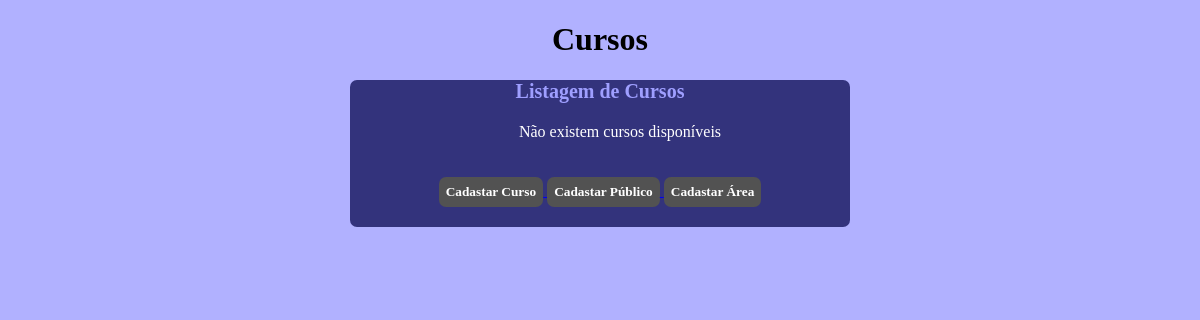
The page /cursos/ on the database as committed earlier.
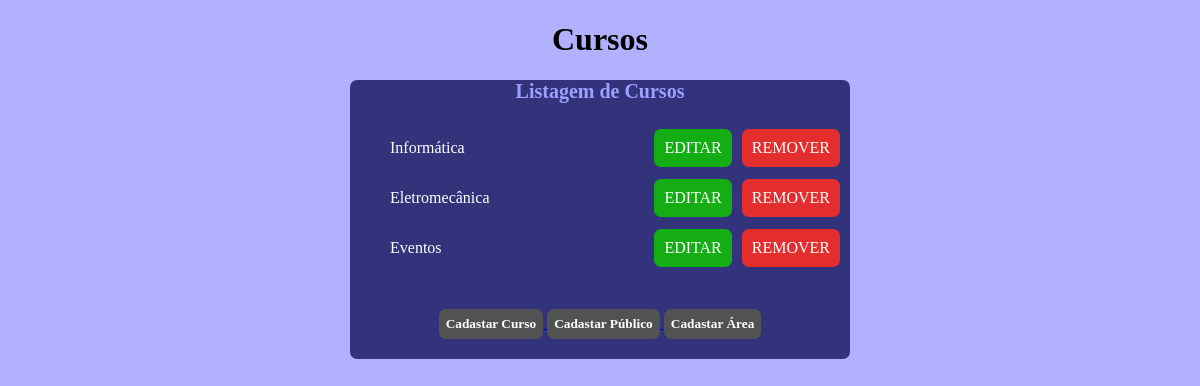
The same page on the database as committed later.
### core/models.py (models this page shows, shortened)
class Curso(models.Model):
    titulo = models.CharField('Título', max_length=200)
    descricao = models.TextField('Descrição')
    autor = models.CharField('Autor', max_length=100)
    vagas = models.IntegerField('Vagas')
    area = models.ForeignKey(Area, on_delete=models.PROTECT)
    publicos = models.ManyToManyField(Publico)

### core/views.py (the view)
# urls.py: path('cursos/', cursos, name='cursos'),
def cursos(request):
    lista_cursos = Curso.objects.all()
    context = {
        'cursos': lista_cursos,
    }
    return render(request, 'cursos.html', context)

### core/templates/cursos.html (shortened to what this page needs)
{% load static %}
<!DOCTYPE html>
<html lang="pt-br">
  <head>
    <link rel="stylesheet" href="{% static 'style.css' %}">
  </head>
  <body>
    <center>
    <h1>Cursos</h1>
    <div class="bottom">
      <center>
    <p class="p">Listagem de Cursos</p>
  </center>
    <ul>
      {% for curso in cursos %}
      <li>
        <div class="btnS">
        <p class="edit">
          {{curso.titulo}}
        </p>
        <div class="btn">
        <a class="edits" href="{% url 'editar_curso' curso.id %}">EDITAR</a>
        <a class="edits2" href="{% url 'remover_curso' curso.id %}">REMOVER</a>
      </div>
      </div>
      </li>
      {% empty %}
      <p>Não existem cursos disponíveis</p>
      {% endfor %}
    </ul>
  <div class="cads">
    <a href="{% url 'cadastrar_curso' %}">
      <button class="mat" >Cadastar Curso</button>
    </a>
    <a href="{% url 'cadastrar_publico' %}">
      <button class="mat1">Cadastar Público</button>
    </a>
    <a href="{% url 'cadastrar_area' %}">
      <button class="mat2">Cadastar Área</button>
    </a>
      </div>
  </div>
</center>
  </body>
</html>

### core/static/style.css (style rules this page uses)
body { font-family: Comic Sans MS, Comic Sans, cursive; background-color: rgb(177, 177, 255); }
.p { font-weight: bold; font-size: 20px; color: rgb(159, 159, 255); }
.bottom { background-color: rgb(51, 51, 124); width: 500px; color: white; border-radius: 7px; }
ul { list-style-type: none; }
.btnS { display: flex; justify-content: space-between; margin-right: 10px; }
.btn { display: flex; align-items: center; gap: 10px; }
.edits { font-family: Comic Sans MS, Comic Sans, cursive; text-decoration: none; color: white; border-radius: 7px; background-color:rgb(20, 173, 20) ; padding: 10px; }
.edits2 { font-family: Comic Sans MS, Comic Sans, cursive; text-decoration: none; color: white; border-radius: 7px; background-color: rgb(228, 45, 45); padding: 10px; }
.cads { padding: 20px; border-radius: 7px; }
.mat { font-family: Comic Sans MS, Comic Sans, cursive; border-radius: 7px; font-weight: bold; border: none; color: white; padding: 7px; background-color:rgb(82, 82, 82) ; }
.mat1 { font-family: Comic Sans MS, Comic Sans, cursive; border-radius: 7px; font-weight: bold; border: none; color: white; padding: 7px; background-color:rgb(82, 82, 82) ; }
.mat2 { font-family: Comic Sans MS, Comic Sans, cursive; border-radius: 7px; font-weight: bold; border: none; color: white; padding: 7px; background-color:rgb(82, 82, 82) ; }

Rows that differ between the two databases and show on the page:
added Curso: titulo "Informática"
added Curso: titulo "Eletromecânica"
added Curso: titulo "Eventos"
Other text that changed with them:
text no longer shown: "Não existem cursos disponíveis"
